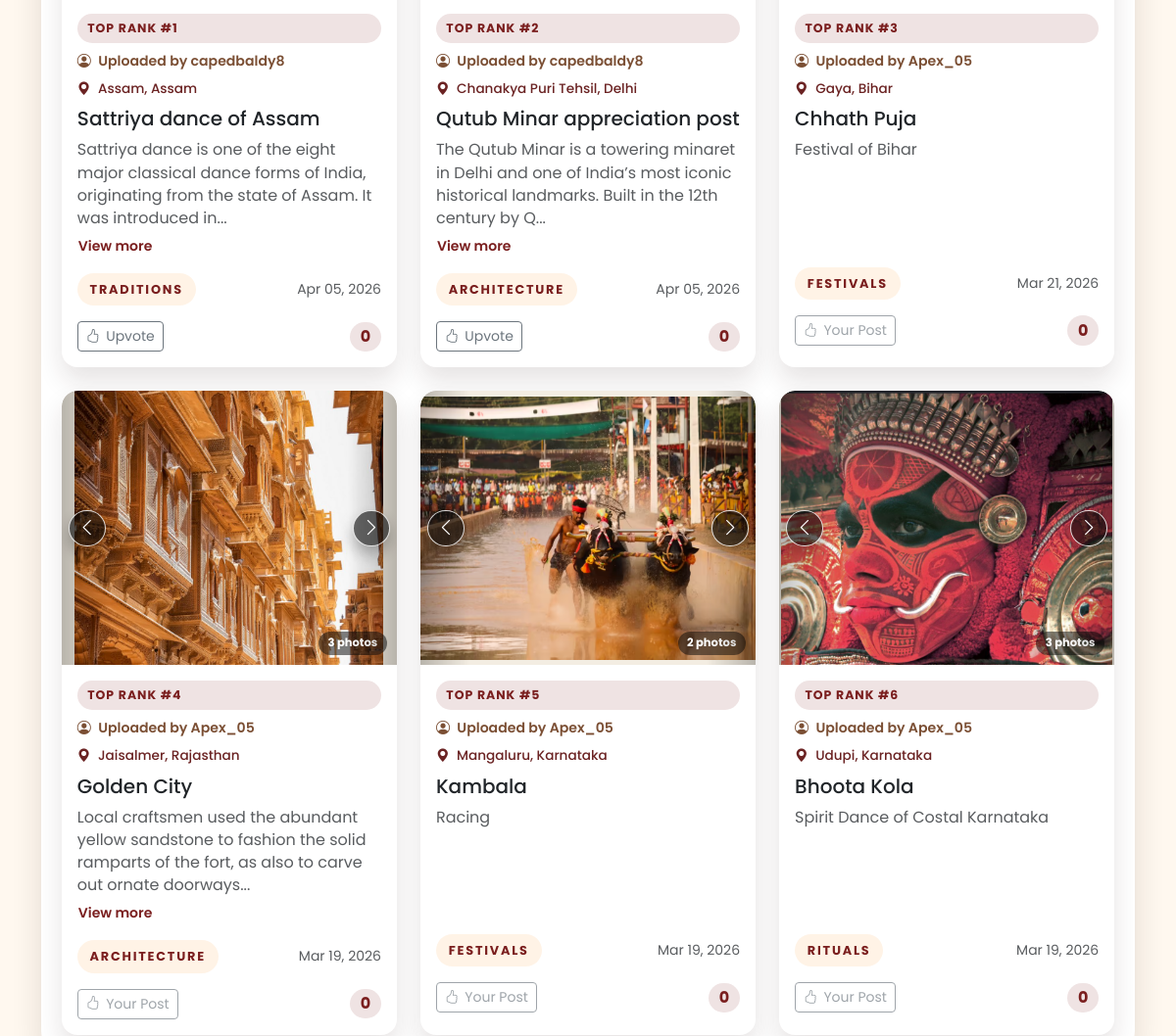
The page /discover/ (signed in, middle part) on the database as committed earlier.
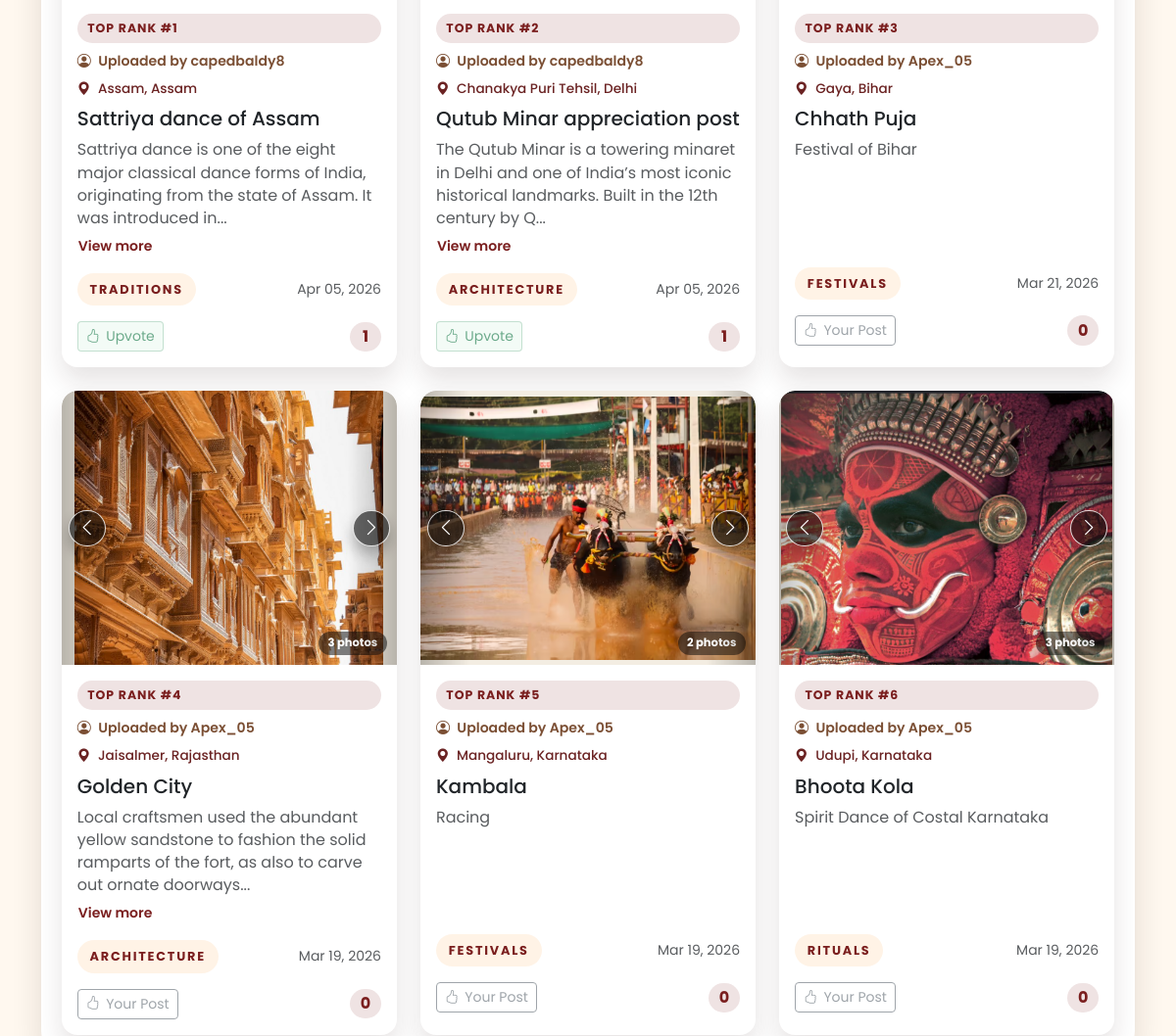
The same page on the database as committed later.
### core/models.py (models this page shows, shortened)
class CulturalPost(models.Model):
	author = models.ForeignKey(
		settings.AUTH_USER_MODEL,
		on_delete=models.CASCADE,
		related_name="cultural_posts",
	)
	title = models.CharField(max_length=150)
	category = models.CharField(max_length=60, db_index=True)
	categories = models.ManyToManyField(
		CulturalCategory,
		related_name="cultural_posts",
		blank=True,
	)
	description = models.TextField()
	image = models.ImageField(upload_to="uploads/cultural_posts/")
	latitude = models.DecimalField(max_digits=9, decimal_places=6, null=True, blank=True)
	longitude = models.DecimalField(max_digits=9, decimal_places=6, null=True, blank=True)
	location_name = models.CharField(max_length=200, blank=True, db_index=True)
	state_ut = models.CharField(max_length=80, blank=True, db_index=True)
	region_key = models.CharField(max_length=220, blank=True, db_index=True)
	karma_counted = models.BooleanField(default=False)
	upvote_count = models.PositiveIntegerField(default=0)
	created_at = models.DateTimeField(auto_now_add=True)
	class Meta:
		ordering = ["-created_at"]
		indexes = [
			models.Index(fields=["category", "created_at"], name="cpost_cat_created_idx"),
			models.Index(fields=["state_ut", "created_at"], name="cpost_state_created_idx"),
			models.Index(fields=["region_key", "created_at"], name="cpost_region_created_idx"),
		]
	def get_category_display_name(self):
		prefetched_categories = getattr(self, "_prefetched_objects_cache", {}).get("categories")
		if prefetched_categories is not None:
			for category in prefetched_categories:
				if category.slug == self.category:
					return category.name
		matched_category = self.categories.filter(slug=self.category).only("name").first()
		if matched_category:
			return matched_category.name
		return (self.category or "other").replace("_", " ").title()

class CulturalCategory(models.Model):
	slug = models.SlugField(max_length=60, unique=True)
	name = models.CharField(max_length=80, unique=True)
	description = models.CharField(max_length=255, blank=True)
	is_active = models.BooleanField(default=True)
	display_order = models.PositiveSmallIntegerField(default=0)
	class Meta:
		ordering = ["display_order", "name"]

### core/views.py (the view)
@never_cache
@ensure_csrf_cookie
def discover(request):
    return _render_discover_page(request, state_slug="")

### core/services/geocoding.py (called while the page is built)
def _normalize_token(value):
    normalized = re.sub(r"[^a-z0-9]+", " ", str(value or "").lower())
    return " ".join(normalized.split())

def normalize_state_name(raw_state_name):
    cleaned_state = str(raw_state_name or "").strip()
    if not cleaned_state:
        return ""
    normalized_token = _normalize_token(cleaned_state)
    if not normalized_token:
        return ""
    if normalized_token in _STATE_ALIASES:
        return _STATE_ALIASES[normalized_token]
    if normalized_token in _CANONICAL_BY_TOKEN:
        return _CANONICAL_BY_TOKEN[normalized_token]
    return cleaned_state

### core/services/posts.py (called while the page is built, shortened)
def _normalize_text(value):
    return " ".join(str(value or "").strip().split())

def _build_region_key(state_ut, location_name, latitude, longitude):
    normalized_state = _normalize_text(state_ut).lower()
    normalized_location = _normalize_text(location_name).lower()
    if normalized_state and normalized_location:
        return f"state:{normalized_state}|location:{normalized_location}"

### core/services/states.py (called while the page is built)
def resolve_state_name(state_slug):
    normalized_slug = slugify(str(state_slug or "").strip())
    if not normalized_slug:
        return ""
    return _STATE_BY_SLUG.get(normalized_slug, "")

### core/templates/core/discover.html (shortened to what the changed rows need)
{% extends 'core/base.html' %}
{% block content %}
<section class="section-page discover-gallery-page">
    <div class="container">
        {% if location_groups %}
            <div class="gallery-location-stack">
                {% for group in location_groups %}
                    <div class="section-panel gallery-location-panel">
                        <div class="row g-4">
                            {% for post in group.posts %}
                                <div class="col-12 col-md-6 col-lg-4">
                                    <article class="card dashboard-card border-0 h-100 discover-gallery-card">
                                        <div id="discoverPostCarousel{{ post.id }}" class="carousel slide post-gallery-carousel" data-bs-interval="false" data-bs-touch="true">
                                            <div class="carousel-inner">
                                                {% for image in post.gallery_images %}
                                                    <div class="carousel-item {% if forloop.first %}active{% endif %}">
                                                        <img src="{{ image.url }}" class="discover-gallery-image d-block w-100" alt="{{ post.title }}" loading="lazy">
                                                    </div>
                                                {% endfor %}
                                            </div>
                                            {% if post.gallery_count > 1 %}
                                                <button class="carousel-control-prev post-gallery-control" type="button" data-bs-target="#discoverPostCarousel{{ post.id }}" data-bs-slide="prev" aria-label="Previous image">
                                                    <span class="post-gallery-arrow" aria-hidden="true"><i class="bi bi-chevron-left"></i></span>
                                                </button>
                                                <button class="carousel-control-next post-gallery-control" type="button" data-bs-target="#discoverPostCarousel{{ post.id }}" data-bs-slide="next" aria-label="Next image">
                                                    <span class="post-gallery-arrow" aria-hidden="true"><i class="bi bi-chevron-right"></i></span>
                                                </button>
                                                <span class="post-gallery-count">{{ post.gallery_count }} photos</span>
                                            {% endif %}
                                        </div>
                                        <div class="card-body">
                                            {% if post.global_top_rank %}
                                                <span class="resource-badge mb-2">Top Rank #{{ post.global_top_rank }}</span>
                                            {% endif %}
                                            <p class="discover-gallery-uploader mb-2">
                                                <i class="bi bi-person-circle me-1" aria-hidden="true"></i>
                                                Uploaded by {{ post.author.username }}
                                            </p>
                                            {% if top_posts_mode %}
                                                <p class="discover-gallery-location mb-2">
                                                    <i class="bi bi-geo-alt-fill me-1" aria-hidden="true"></i>
                                                    {% if post.location_name and post.state_ut %}
                                                        {{ post.location_name }}, {{ post.state_ut }}
                                                    {% elif post.state_ut %}
                                                        {{ post.state_ut }}
                                                    {% elif post.location_name %}
                                                        {{ post.location_name }}
                                                    {% else %}
                                                        Location not set
                                                    {% endif %}
                                                </p>
                                            {% endif %}
                                            <h3 class="h5 mb-2">{{ post.title }}</h3>
                                            <div class="post-description-block js-description-block mb-3">
                                                <p
                                                    class="text-muted mb-0 js-expandable-description post-description-text"
                                                    data-char-limit="130"
                                                >{{ post.description }}</p>
                                                {% if post.description|length > 130 %}
                                                    <button
                                                        type="button"
                                                        class="btn btn-link btn-sm p-0 text-decoration-none description-toggle-btn js-description-toggle"
                                                        aria-expanded="false"
                                                    >
                                                    </button>
                                                {% endif %}
                                            </div>
                                            <div class="d-flex justify-content-between align-items-center gap-2">
                                                <span class="section-chip">{{ post.get_category_display_name }}</span>
                                                <small class="text-muted">{{ post.created_at|date:"M d, Y" }}</small>
                                            </div>
                                            <div class="discover-upvote-row mt-3">
                                                <button
                                                    type="button"
                                                    class="btn btn-outline-secondary btn-sm upvote-btn js-upvote-btn {% if post.viewer_has_upvoted %}is-upvoted{% endif %}"
                                                    data-upvote-url="{% url 'upvote_post' post.id %}"
                                                    data-post-id="{{ post.id }}"
                                                    {% if post.viewer_has_upvoted or post.viewer_is_author %}disabled{% endif %}
                                                >
                                                    <i class="bi bi-hand-thumbs-up" aria-hidden="true"></i>
                                                    <span>{% if post.viewer_is_author %}Your Post{% else %}Upvote{% endif %}</span>
                                                </button>
                                                <span class="upvote-count-pill" data-upvote-count>{{ post.upvote_count }}</span>
                                            </div>
                                        </div>
                                    </article>
                                </div>
                            {% endfor %}
                        </div>
                    </div>
                {% endfor %}
            </div>
        {% endif %}
    </div>
</section>
{% endblock %}

Rows that differ between the two databases and show on the page:
changed CulturalPost "Sattriya dance of Assam": upvote_count "0" → "1"
changed CulturalPost "Qutub Minar appreciation post": upvote_count "0" → "1"
